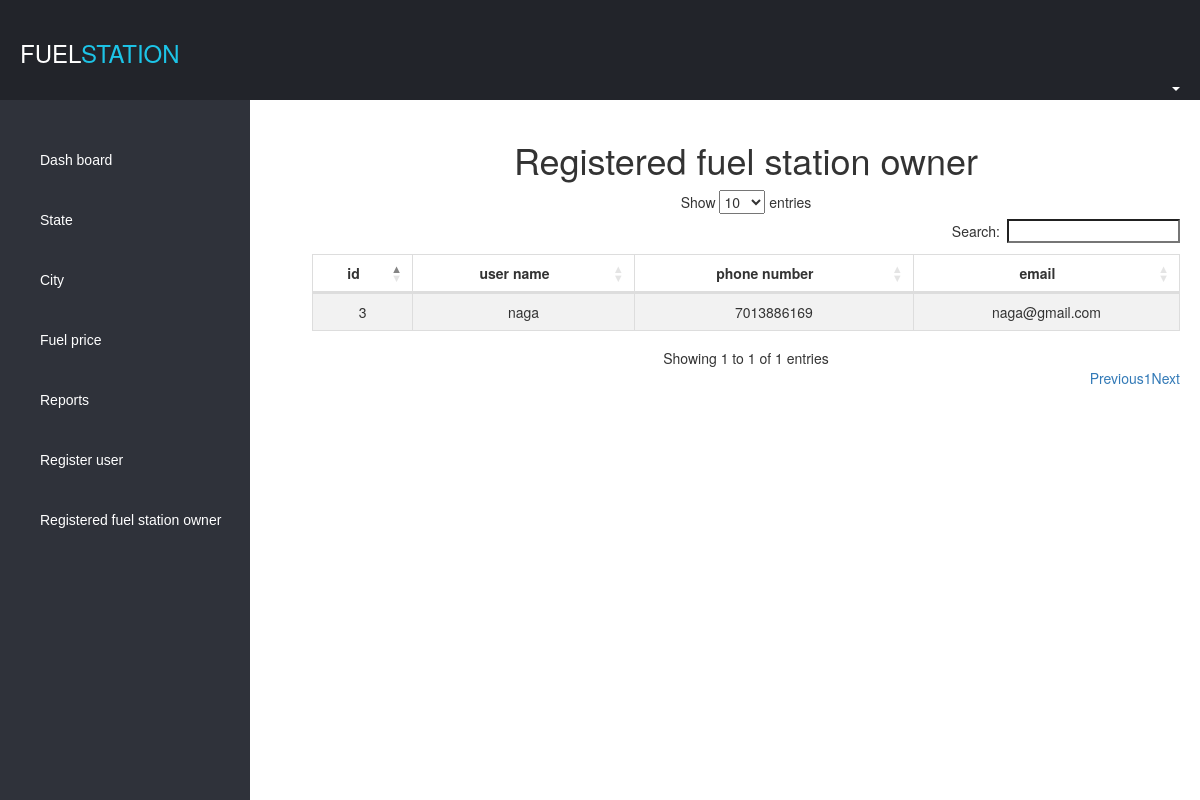
Screenshot of /admin/fuel-owner.php with the database file from the repository.
### tables this page shows
CREATE TABLE `users` (
  `id` int(11) NOT NULL,
  `user_name` varchar(100) DEFAULT NULL,
  `fuelstation_name` varchar(256) NOT NULL,
  `phone_number` bigint(20) NOT NULL,
  `email` varchar(100) DEFAULT NULL,
  `password` varchar(256) DEFAULT NULL,
  `account_type` enum('ADMIN','USER','FUEL_OWNERS','FUEL_STATION') DEFAULT NULL,
  `created_at` datetime NOT NULL DEFAULT current_timestamp()
);

### admin/fuel-owner.php (the view, shortened to what this page needs)
<?php
include 'header.php';
?>
<div class="right " style="padding-right: 20px">
<h1>Registered fuel station owner</h1>
    <table id="example" class="table table-striped table-bordered" >
        <thead>
            <th style="text-align: center">id</th>
            <th style="text-align: center">user name</th>
             <th style="text-align: center">phone number</th>
            <th style="text-align: center">email</th>
        </thead>
        <tbody>
<?php
$sql = "SELECT * FROM `users` WHERE `account_type`='FUEL_OWNERS' order by`id` desc ";
$result = mysqli_query($conn, $sql) or die(mysqli_error());
if (mysqli_num_rows($result) > 0) {
    while ($row = mysqli_fetch_array($result)) {
        ?>
        <tr style="text-align: center">
            <td><?php echo $row['id']; ?></td>
            <td><?php echo $row['user_name']; ?></td>
             <td><?php echo $row['phone_number']; ?></td>
            <td><?php echo $row['email']; ?></td>
        </tr>
        <?php
    }
    ?>
    </tbody>
    <?php
    }
?>
    </table>
</div>
<?php
include 'footer.php';
?>

### assets/dashboard.css (style rules this page uses)
* { margin:auto; padding:0px; }
body { margin:0px; }
.right { width:74%; margin-top:120px; float:right; text-align: center; }

### rows the page displays
users: id "3", user_name "naga", phone_number "7013886169", email "naga@gmail.com"
